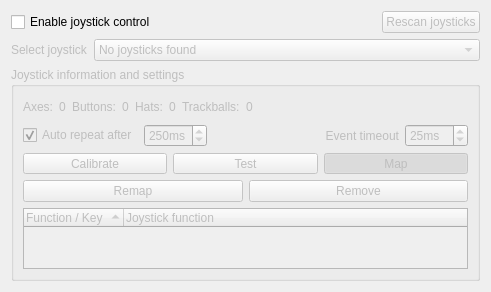
             <widget class="QWidget" name="scrollAreaWidgetContents_5">
              <property name="geometry">
               <rect>
                <x>0</x>
                <y>0</y>
                <width>491</width>
                <height>292</height>
               </rect>
              </property>
              <layout class="QGridLayout" name="gridLayout_13">
               <item row="0" column="0">
                <layout class="QGridLayout" name="gridLayout_14">
                 <item row="0" column="0" colspan="2">
                  <widget class="QCheckBox" name="checkBoxEnableJoystickControl">
                   <property name="toolTip">
                    <string>Enable GUI control via joystick</string>
                   </property>
                   <property name="text">
                    <string>Enable joystick control</string>
                   </property>
                  </widget>
                 </item>
                 <item row="0" column="2">
                  <widget class="QPushButton" name="pushButtonRescanJoysticks">
                   <property name="enabled">
                    <bool>false</bool>
                   </property>
                   <property name="sizePolicy">
                    <sizepolicy hsizetype="Maximum" vsizetype="Fixed">
                     <horstretch>0</horstretch>
                     <verstretch>0</verstretch>
                    </sizepolicy>
                   </property>
                   <property name="toolTip">
                    <string>Rescan available joysticks</string>
                   </property>
                   <property name="text">
                    <string>Rescan joysticks</string>
                   </property>
                   <property name="icon">
                    <iconset resource="qmc2.qrc">
                     <normaloff>:/data/img/joystick.png</normaloff>:/data/img/joystick.png</iconset>
                   </property>
                   <property name="autoDefault">
                    <bool>false</bool>
                   </property>
                  </widget>
                 </item>
                 <item row="1" column="0">
                  <widget class="QLabel" name="labelSelectJoystick">
                   <property name="enabled">
                    <bool>false</bool>
                   </property>
                   <property name="sizePolicy">
                    <sizepolicy hsizetype="Fixed" vsizetype="Preferred">
                     <horstretch>0</horstretch>
                     <verstretch>0</verstretch>
                    </sizepolicy>
                   </property>
                   <property name="text">
                    <string>Select joystick</string>
                   </property>
                  </widget>
                 </item>
                 <item row="1" column="1" colspan="2">
                  <widget class="QComboBox" name="comboBoxSelectJoysticks">
                   <property name="enabled">
                    <bool>false</bool>
                   </property>
                   <property name="toolTip">
                    <string>List of available joysticks - select the one you want to use for GUI control</string>
                   </property>
                   <item>
                    <property name="text">
                     <string>No joysticks found</string>
                    </property>
                   </item>
                  </widget>
                 </item>
                 <item row="2" column="0" colspan="3">
                  <widget class="QGroupBox" name="groupBoxJoystickSettings">
                   <property name="enabled">
                    <bool>false</bool>
                   </property>
                   <property name="title">
                    <string>Joystick information and settings</string>
                   </property>
                   <layout class="QGridLayout">
                    <item row="0" column="0">
                     <layout class="QHBoxLayout" name="layout12">
                      <item>
                       <layout class="QHBoxLayout" name="layout16">
                        <item>
                         <widget class="QLabel" name="labelJoystickAxes">
                          <property name="text">
                           <string>Axes:</string>
                          </property>
                         </widget>
                        </item>
                        <item>
                         <widget class="QLabel" name="labelJoystickAxesNum">
                          <property name="toolTip">
                           <string>Number of joystick axes</string>
                          </property>
                          <property name="text">
                           <string>0</string>
                          </property>
                         </widget>
                        </item>
                       </layout>
                      </item>
                      <item>
                       <layout class="QHBoxLayout" name="layout14">
                        <item>
                         <widget class="QLabel" name="labelJoystickButtons">
                          <property name="text">
                           <string>Buttons:</string>
                          </property>
                         </widget>
                        </item>
                        <item>
                         <widget class="QLabel" name="labelJoystickButtonsNum">
                          <property name="toolTip">
                           <string>Number of joystick buttons</string>
                          </property>
                          <property name="text">
                           <string>0</string>
                          </property>
                         </widget>
                        </item>
                       </layout>
                      </item>
                      <item>
                       <layout class="QHBoxLayout" name="layout15">
                        <item>
                         <widget class="QLabel" name="labelJoystickHats">
                          <property name="text">
                           <string>Hats:</string>
                          </property>
                         </widget>
                        </item>
                        <item>
                         <widget class="QLabel" name="labelJoystickHatsNum">
                          <property name="toolTip">
                           <string>Number of coolie hats</string>
                          </property>
                          <property name="text">
                           <string>0</string>
                          </property>
                         </widget>
                        </item>
                       </layout>
                      </item>
                      <item>
                       <layout class="QHBoxLayout" name="layout13">
                        <item>
                         <widget class="QLabel" name="labelJoystickTrackballs">
                          <property name="text">
                           <string>Trackballs:</string>
                          </property>
                         </widget>
                        </item>
                        <item>
                         <widget class="QLabel" name="labelJoystickTrackballsNum">
                          <property name="toolTip">
                           <string>Number of trackballs</string>
                          </property>
                          <property name="text">
                           <string>0</string>
                          </property>
                         </widget>
                        </item>
                       </layout>
                      </item>
                      <item>
                       <spacer name="spacer9">
                        <property name="orientation">
                         <enum>Qt::Horizontal</enum>
                        </property>
                        <property name="sizeHint" stdset="0">
                         <size>
                          <width>31</width>
                          <height>22</height>
                         </size>
                        </property>
                       </spacer>
                      </item>
                     </layout>
                    </item>
                    <item row="1" column="0">
                     <layout class="QHBoxLayout" name="layout11">
                      <item>
                       <widget class="QCheckBox" name="checkBoxJoystickAutoRepeat">
                        <property name="toolTip">
                         <string>Automatically repeat joystick functions after specified delay</string>
                        </property>
                        <property name="text">
                         <string>Auto repeat after</string>
                        </property>
                        <property name="checked">
                         <bool>true</bool>
                        </property>
                       </widget>
                      </item>
                      <item>
                       <widget class="QSpinBox" name="spinBoxJoystickAutoRepeatTimeout">
                        <property name="sizePolicy">
                         <sizepolicy hsizetype="Minimum" vsizetype="Minimum">
                          <horstretch>0</horstretch>
                          <verstretch>0</verstretch>
                         </sizepolicy>
                        </property>
                        <property name="toolTip">
                         <string>Repeat all joystick functions after how many milliseconds?</string>
                        </property>
                        <property name="suffix">
                         <string>ms</string>
                        </property>
                        <property name="maximum">
                         <number>999</number>
                        </property>
                        <property name="value">
                         <number>250</number>
                        </property>
                       </widget>
                      </item>
                      <item>
                       <spacer name="spacer12">
                        <property name="orientation">
                         <enum>Qt::Horizontal</enum>
                        </property>
                        <property name="sizeHint" stdset="0">
                         <size>
                          <width>20</width>
                          <height>20</height>
                         </size>
                        </property>
                       </spacer>
                      </item>
                      <item>
                       <widget class="QLabel" name="labelJoystickEventTimeout">
                        <property name="text">
                         <string>Event timeout</string>
                        </property>
                        <property name="alignment">
                         <set>Qt::AlignRight|Qt::AlignTrailing|Qt::AlignVCenter</set>
                        </property>
                       </widget>
                      </item>
                      <item>
                       <widget class="QSpinBox" name="spinBoxJoystickEventTimeout">
                        <property name="sizePolicy">
                         <sizepolicy hsizetype="Minimum" vsizetype="Minimum">
                          <horstretch>0</horstretch>
                          <verstretch>0</verstretch>
                         </sizepolicy>
                        </property>
                        <property name="toolTip">
                         <string>Process joystick events after how many milliseconds?</string>
                        </property>
                        <property name="suffix">
                         <string>ms</string>
                        </property>
                        <property name="maximum">
                         <number>999</number>
                        </property>
                        <property name="value">
                         <number>25</number>
                        </property>
                       </widget>
                      </item>
                     </layout>
                    </item>
                    <item row="2" column="0">
                     <layout class="QHBoxLayout" name="layout10">
                      <item>
                       <widget class="QToolButton" name="toolButtonCalibrateAxes">
                        <property name="sizePolicy">
                         <sizepolicy hsizetype="MinimumExpanding" vsizetype="Fixed">
                          <horstretch>0</horstretch>
                          <verstretch>0</verstretch>
                         </sizepolicy>
                        </property>
                        <property name="toolTip">
                         <string>Calibrate joystick axes</string>
                        </property>
                        <property name="text">
                         <string>Calibrate</string>
                        </property>
                        <property name="checkable">
                         <bool>true</bool>
                        </property>
                        <property name="autoExclusive">
                         <bool>true</bool>
                        </property>
                       </widget>
                      </item>
                      <item>
                       <widget class="QToolButton" name="toolButtonTestJoystick">
                        <property name="sizePolicy">
                         <sizepolicy hsizetype="MinimumExpanding" vsizetype="Fixed">
                          <horstretch>0</horstretch>
                          <verstretch>0</verstretch>
                         </sizepolicy>
                        </property>
                        <property name="toolTip">
                         <string>Test all joystick functions</string>
                        </property>
                        <property name="text">
                         <string>Test</string>
                        </property>
                        <property name="checkable">
                         <bool>true</bool>
                        </property>
                        <property name="autoExclusive">
                         <bool>true</bool>
                        </property>
                       </widget>
                      </item>
                      <item>
                       <widget class="QToolButton" name="toolButtonMapJoystick">
                        <property name="sizePolicy">
                         <sizepolicy hsizetype="MinimumExpanding" vsizetype="Fixed">
                          <horstretch>0</horstretch>
                          <verstretch>0</verstretch>
                         </sizepolicy>
                        </property>
                        <property name="toolTip">
                         <string>Map joystick functions to GUI functions</string>
                        </property>
                        <property name="text">
                         <string>Map</string>
                        </property>
                        <property name="checkable">
                         <bool>true</bool>
                        </property>
                        <property name="checked">
                         <bool>true</bool>
                        </property>
                        <property name="autoExclusive">
                         <bool>true</bool>
                        </property>
                       </widget>
                      </item>
                     </layout>
                    </item>
                    <item row="3" column="0">
                     <widget class="QFrame" name="frameCalibrationAndTest">
                      <property name="sizePolicy">
                       <sizepolicy hsizetype="Expanding" vsizetype="Expanding">
                        <horstretch>0</horstretch>
                        <verstretch>0</verstretch>
                       </sizepolicy>
                      </property>
                      <layout class="QGridLayout" name="gridLayoutCalibrationAndTest">
                       <property name="margin">
                        <number>0</number>
                       </property>
                       <item row="0" column="0">
                        <widget class="QPushButton" name="pushButtonRemapJoystickFunction">
                         <property name="enabled">
                          <bool>false</bool>
                         </property>
                         <property name="toolTip">
                          <string>Remap a joystick function to the selected GUI function</string>
                         </property>
                         <property name="text">
                          <string>Remap</string>
                         </property>
                         <property name="icon">
                          <iconset resource="qmc2.qrc">
                           <normaloff>:/data/img/controller.png</normaloff>:/data/img/controller.png</iconset>
                         </property>
                         <property name="autoDefault">
                          <bool>false</bool>
                         </property>
                        </widget>
                       </item>
                       <item row="0" column="1">
                        <widget class="QPushButton" name="pushButtonRemoveJoystickMapping">
                         <property name="enabled">
                          <bool>false</bool>
                         </property>
                         <property name="toolTip">
                          <string>Remove joystick mapping from selected GUI function</string>
                         </property>
                         <property name="text">
                          <string>Remove</string>
                         </property>
                         <property name="icon">
                          <iconset resource="qmc2.qrc">
                           <normaloff>:/data/img/editdelete.png</normaloff>:/data/img/editdelete.png</iconset>
                         </property>
                         <property name="autoDefault">
                          <bool>false</bool>
                         </property>
                        </widget>
                       </item>
                       <item row="1" column="0" colspan="2">
                        <widget class="QTreeWidget" name="treeWidgetJoystickMappings">
                         <property name="sizePolicy">
                          <sizepolicy hsizetype="Ignored" vsizetype="Ignored">
                           <horstretch>0</horstretch>
                           <verstretch>0</verstretch>
                          </sizepolicy>
                         </property>
                         <property name="toolTip">
                          <string>Active joystick mappings; double-click to remap joystick function</string>
                         </property>
                         <property name="alternatingRowColors">
                          <bool>true</bool>
                         </property>
                         <property name="indentation">
                          <number>0</number>
                         </property>
                         <property name="rootIsDecorated">
                          <bool>false</bool>
                         </property>
                         <property name="itemsExpandable">
                          <bool>false</bool>
                         </property>
                         <property name="sortingEnabled">
                          <bool>true</bool>
                         </property>
                         <property name="allColumnsShowFocus">
                          <bool>true</bool>
                         </property>
                         <column>
                          <property name="text">
                           <string>Function / Key</string>
                          </property>
                         </column>
                         <column>
                          <property name="text">
                           <string>Joystick function</string>
                          </property>
                         </column>
                        </widget>
                       </item>
                      </layout>
                     </widget>
                    </item>
                   </layout>
                  </widget>
                 </item>
                </layout>
               </item>
              </layout>
             </widget>
